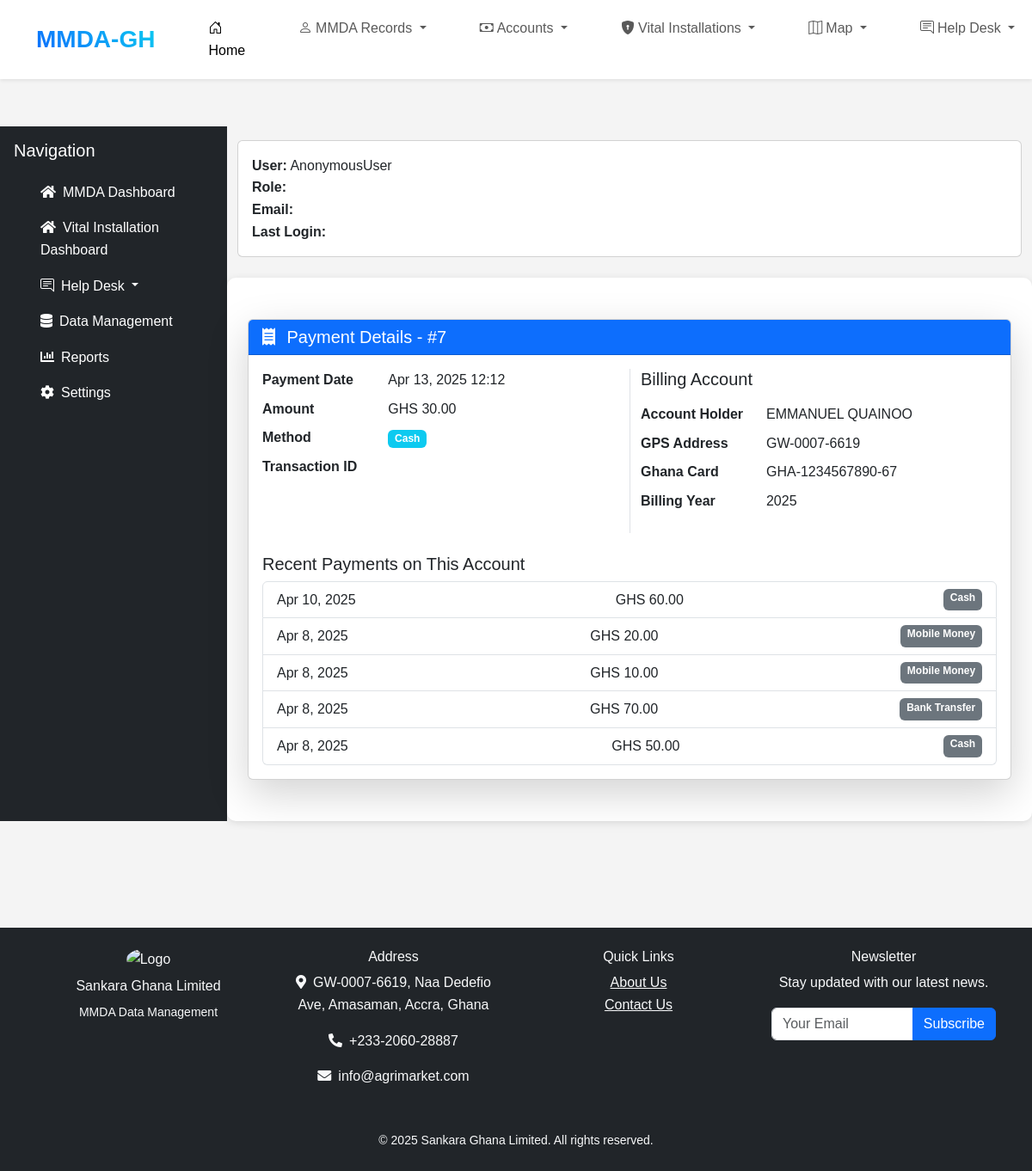
Page /billing/payments/7/ on the committed database.
### billing/models.py (models this page shows, shortened)
class Payment(models.Model):
    billing = models.ForeignKey(Billing, on_delete=models.CASCADE, related_name="payments")
    amount = models.FloatField(default=0.0)
    payment_date = models.DateTimeField(auto_now_add=True)
    METHOD_CASH = 'cash'
    METHOD_MOBILE = 'mobile_money'
    METHOD_BANK = 'bank_transfer'
    METHOD_CHOICES = [
        (METHOD_CASH, 'Cash'),
        (METHOD_MOBILE, 'Mobile Money'),
        (METHOD_BANK, 'Bank Transfer'),
    ]
    method = models.CharField(
        max_length=20,
        choices=METHOD_CHOICES,
        default=METHOD_CASH
    )
    transaction_id = models.CharField(max_length=20)
    dr_account = models.CharField(max_length=20)  #

class Billing(models.Model):
    PAYMENT_STATUS_CHOICES = [
        ('unpaid', 'Unpaid'),
        ('partly_paid', 'Partly Paid'),
        ('paid', 'Paid'),
    ]
    account = models.ForeignKey(DataCapture, on_delete=models.CASCADE, related_name="bills")
    accounting_year = models.PositiveIntegerField()  # Year of the bill
    brought_forward = models.DecimalField(max_digits=10, decimal_places=2, default=0)  # Previous year's unpaid balance
    mmda = models.ForeignKey(MMDA, on_delete=models.CASCADE, related_name="bills")  # MMDA Reference
    name_mmda = models.CharField(max_length=255)
    ghana_card = models.CharField(max_length=20)
    recipient_name = models.CharField(max_length=255)
    address = models.TextField()
    contact_number = models.CharField(max_length=15)
    gps_address = models.CharField(max_length=255)
    bill_date = models.DateTimeField(default=now)
    amount = models.DecimalField(max_digits=10, decimal_places=2, default=0)   # Current year's bill
    total_due = models.DecimalField(max_digits=10, decimal_places=2, default=0)  # B/F + Current year's bill
    total_paid = models.DecimalField(max_digits=10, decimal_places=2, default=0)  # Total payments
    closing_balance = models.DecimalField(max_digits=10, decimal_places=2, default=0)  # Total due - Total paid
    rooms = models.IntegerField(default=1)
    created_at = models.DateTimeField(auto_now_add=True)
    updated_at = models.DateTimeField(auto_now=True)
    payment_status = models.CharField(max_length=15, choices=PAYMENT_STATUS_CHOICES, default='unpaid')
    payment_option = models.CharField(max_length=50, choices=[('full', 'Full'), ('installments', 'Installments')])
    customer = models.ForeignKey(User, on_delete=models.SET_NULL, null=True, blank=True)
    def __init__(self, *args, **kwargs):
        super().__init__(*args, **kwargs)
        self._updating_payment_status = False  # Initialize the flag in the constructor

### billing/views.py (the view)
# urls.py: path('payments/<int:pk>/', views.payment_detail, name='payment-detail'),
def payment_detail(request, pk):
    try:
        payment = get_object_or_404(
            Payment.objects.select_related('billing'),
            pk=pk
        )
        context = {
            'payment': payment,
            'billing': payment.billing,
            'related_payments': Payment.objects.filter(billing=payment.billing)
                                               .exclude(pk=pk)
                                               .order_by('-payment_date')[:5]
        }
        return render(request, 'billing/payment_detail.html', context)
    except Exception as e:
        logger.error(f"Error accessing payment {pk}: {str(e)}")
        raise Http404("Payment record could not be retrieved")

### billing/templates/billing/payment_detail.html (shortened to what this page needs)
{% extends 'base.html' %}
{% block content %}
<div class="container py-4">
    <div class="card shadow-lg">
        <div class="card-header bg-primary text-white">
            <h2 class="h5 mb-0">
                <i class="fas fa-receipt me-2"></i>
                Payment Details - #{{ payment.id }}
            </h2>
        </div>
        <div class="card-body">
            <div class="row">
                <div class="col-md-6">
                    <dl class="row">
                        <dt class="col-sm-4">Payment Date</dt>
                        <dd class="col-sm-8">{{ payment.payment_date|date:"M j, Y H:i" }}</dd>
                        <dt class="col-sm-4">Amount</dt>
                        <dd class="col-sm-8">GHS {{ payment.amount|floatformat:2 }}</dd>
                        <dt class="col-sm-4">Method</dt>
                        <dd class="col-sm-8">
                            <span class="badge bg-info">
                                {{ payment.get_method_display }}
                            </span>
                        </dd>
                        <dt class="col-sm-4">Transaction ID</dt>
                        <dd class="col-sm-8">{{ payment.transaction_id }}</dd>
                    </dl>
                </div>
                <div class="col-md-6 border-start">
                    <h5 class="mb-3">Billing Account</h5>
                    <dl class="row">
                        <dt class="col-sm-4">Account Holder</dt>
                        <dd class="col-sm-8">{{ billing.recipient_name }}</dd>
                        <dt class="col-sm-4">GPS Address</dt>
                        <dd class="col-sm-8">{{ billing.gps_address }}</dd>
                        <dt class="col-sm-4">Ghana Card</dt>
                        <dd class="col-sm-8">{{ billing.ghana_card }}</dd>
                        <dt class="col-sm-4">Billing Year</dt>
                        <dd class="col-sm-8">{{ billing.accounting_year }}</dd>
                    </dl>
                </div>
            </div>
            <div class="mt-4">
                <h5>Recent Payments on This Account</h5>
                <div class="list-group">
                    {% for p in related_payments %}
                    <a href="{% url 'payment-detail' p.pk %}"
                       class="list-group-item list-group-item-action">
                        <div class="d-flex justify-content-between">
                            <span>{{ p.payment_date|date:"M j, Y" }}</span>
                            <span>GHS {{ p.amount|floatformat:2 }}</span>
                            <span class="badge bg-secondary">{{ p.get_method_display }}</span>
                        </div>
                    </a>
                    {% empty %}
                    <div class="list-group-item">
                        No other payments found for this account
                    </div>
                    {% endfor %}
                </div>
            </div>
        </div>
    </div>
</div>
{% endblock %}

### static/css/styles.css (style rules this page uses)
* { margin: 0; padding: 0; box-sizing: border-box; }
body { overflow-x: hidden; font-family: Arial, sans-serif; line-height: 1.6; background-color: #f4f4f4; color: #333; margin: 0; padding: 0; padding-top: 56px; }
@media (min-width: 768px) { body { padding-top: 70px; } }

### rows in the picture
Payment: id "7", payment_date "Apr 13, 2025 12:12", amount "30.00", method "Cash"
Billing: recipient_name "EMMANUEL QUAINOO", gps_address "GW-0007-6619", ghana_card "GHA-1234567890-67", accounting_year "2025"
Payment: payment_date "Apr 10, 2025", amount "60.00", method "Cash"
Payment: payment_date "Apr 8, 2025", amount "20.00", method "Mobile Money"
Payment: payment_date "Apr 8, 2025", amount "10.00", method "Mobile Money"
Payment: payment_date "Apr 8, 2025", amount "70.00", method "Bank Transfer"
Payment: payment_date "Apr 8, 2025", amount "50.00", method "Cash"

### other values in the picture
{{ request.user }} "AnonymousUser"
